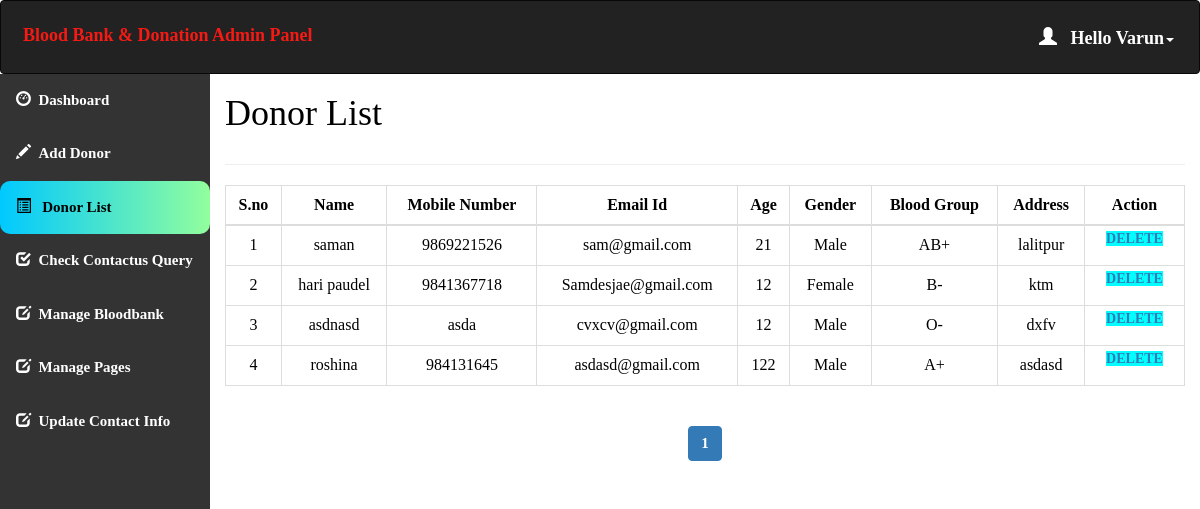
The page /admin/donor_list.php (signed in) on the database its author committed.
### tables this page shows
CREATE TABLE `donor_details` (
  `donor_id` int(11) NOT NULL,
  `donor_name` varchar(50) NOT NULL,
  `donor_number` varchar(10) NOT NULL,
  `donor_mail` varchar(50) DEFAULT NULL,
  `donor_age` int(60) NOT NULL,
  `donor_gender` varchar(10) NOT NULL,
  `donor_blood` varchar(10) NOT NULL,
  `donor_address` text NOT NULL DEFAULT 'NEPAL',
  `longitude` varchar(210) NOT NULL,
  `latitude` varchar(210) NOT NULL
);

CREATE TABLE `blood` (
  `blood_id` int(11) NOT NULL,
  `blood_group` varchar(10) NOT NULL
);

### admin/donor_list.php (the view, shortened to what this page needs)
<html>
<head>
  <link rel="stylesheet" href="https://maxcdn.bootstrapcdn.com/bootstrap/3.4.1/css/bootstrap.min.css">
</head>
<?php
include 'conn.php';
  if (isset($_SESSION['loggedin']) && $_SESSION['loggedin'] == true) {
  ?>
<body style="color:black">
<div id="header">
<?php include 'header.php';
?>
</div>
<div id="sidebar">
<?php $active="list"; include 'sidebar.php'; ?>
</div>
<div id="content" >
  <div class="content-wrapper">
    <div class="container-fluid">
      <div class="row">
        <div class="col-md-12 lg-12 sm-12">
          <h1 class="page-title">Donor List</h1>
        </div>
      </div>
      <hr>
      <?php
        include 'conn.php';
        $limit = 10;
        if(isset($_GET['page'])){
          $page = $_GET['page'];
        }else{
          $page = 1;
        }
        $offset = ($page - 1) * $limit;
        $count=$offset+1;
        $sql= "select * from donor_details join blood where donor_details.donor_blood=blood.blood_id LIMIT {$offset},{$limit}";
        $result=mysqli_query($conn,$sql);
        if(mysqli_num_rows($result)>0)   {
       ?>
       <div class="table-responsive">
      <table class="table table-bordered" style="text-align:center">
          <thead style="text-align:center">
          <th style="text-align:center">S.no</th>
          <th style="text-align:center">Name</th>
          <th style="text-align:center">Mobile Number</th>
          <th style="text-align:center">Email Id</th>
          <th style="text-align:center">Age</th>
          <th style="text-align:center">Gender</th>
          <th style="text-align:center">Blood Group</th>
          <th style="text-align:center">Address</th>
          <th style="text-align:center">Action</th>
          </thead>
          <tbody>
            <?php
            while($row = mysqli_fetch_assoc($result)) { ?>
          <tr>
                  <td><?php echo $count++; ?></td>
                  <td><?php echo $row['donor_name']; ?></td>
                  <td><?php echo $row['donor_number']; ?></td>
                  <td><?php echo $row['donor_mail']; ?></td>
                  <td><?php echo $row['donor_age']; ?></td>
                  <td><?php echo $row['donor_gender']; ?></td>
                    <td><?php echo $row['blood_group']; ?></td>
                    <td><?php echo $row['donor_address']; ?></td>
                    <td id="he" style="width:100px">
                    <a style="background-color:aqua" href='delete.php?id=<?php echo $row['donor_id']; ?>'> Delete </a>
                </td>
              </tr>
            <?php } ?>
          </tbody>
      </table>
    </div>
    <?php } ?>
<div class="table-responsive"style="text-align:center;align:center">
    <?php
    $sql1 = "SELECT * FROM donor_details";
    $result1 = mysqli_query($conn, $sql1) or die("Query Failed.");
    if(mysqli_num_rows($result1) > 0){
      $total_records = mysqli_num_rows($result1);
      $total_page = ceil($total_records / $limit);
      echo '<ul class="pagination admin-pagination">';
      for($i = 1; $i <= $total_page; $i++){
        if($i == $page){
          $active = "active";
        }else{
          $active = "";
        }
        echo '<li class="'.$active.'"><a href="donor_list.php?page='.$i.'">'.$i.'</a></li>';
      }
      echo '</ul>';
    }
    ?>
  </div>
  </div>
</div>
</div>
   <?php }
    ?>
</body>
</html>

### admin/header.php (shortened to what this page needs)
<!DOCTYPE html>
<html>
<head>
  <link rel="stylesheet" href="https://maxcdn.bootstrapcdn.com/bootstrap/3.4.1/css/bootstrap.min.css">
</head>
<body>
<nav class="navbar navbar-inverse">
  <div class="container-fluid">
    <div class="navbar-header">
      <a class="navbar-brand" id="qq" href="dashboard.php" style="color:#F51A14;">Blood Bank & Donation Admin Panel</a>
    </div>
    <ul class="nav navbar-nav navbar-right">
      <li class="dropdown"><a class="dropdown-toggle" id="qw" data-toggle="dropdown" href="#" style="font-weight:bold;color:white "> <span class="glyphicon glyphicon-user"></span>&nbsp&nbsp
        <?php
        include 'conn.php';
        $username=$_SESSION['username'];
        $sql="select * from admin_info where admin_username='$username'";
        $result=mysqli_query($conn,$sql) or die("query failed.");
        $row=mysqli_fetch_assoc($result);
        echo "Hello ".$row['admin_name'];
       ?><span class="caret"></span></a>
    </li>
    </ul>
  </div>
</nav>
</body></html>

### admin/donor_list.php (style rules this page uses)
#sidebar { position:relative;margin-top:-20px }
#content { position:relative;margin-left:210px }
#he { font-size: 14px; font-weight: 600; text-transform: uppercase; padding: 3px 7px; color: #fff; text-decoration: none; border-radius: 3px; align:center }

### admin/header.php (style rules this page uses)
.navbar { background-color: #333333 ; padding: 10px 10px; color:#FF0404 ; }
.navbar a { float: left; color: white; text-align: center; padding: 12px; text-decoration: none; font-size: 18px; line-height: 25px; }
.navbar-brand { font-size: 25px; font-weight: bold; }
.navbar a { float: none; display: block; text-align: left; }
.navbar-right { float: none; }

### admin/sidebar.php (style rules this page uses)
body { margin: 0; font-family: 'Averia Gruesa Libre';font-size: 15px; color:#F8F9F9; }

### rows shown on the page
donor_details: donor_name "saman", donor_number "9869221526", donor_mail "sam@gmail.com", donor_age "21", donor_gender "Male", blood.blood_group "AB+", donor_address "lalitpur"
donor_details: donor_name "hari paudel", donor_number "9841367718", donor_mail "Samdesjae@gmail.com", donor_age "12", donor_gender "Female", blood.blood_group "B-", donor_address "ktm"
donor_details: donor_name "asdnasd", donor_number "asda", donor_mail "cvxcv@gmail.com", donor_age "12", donor_gender "Male", blood.blood_group "O-", donor_address "dxfv"
donor_details: donor_name "roshina", donor_number "984131645", donor_mail "asdasd@gmail.com", donor_age "122", donor_gender "Male", blood.blood_group "A+", donor_address "asdasd"

### other values the page prints
$row['admin_name'] "Varun"
